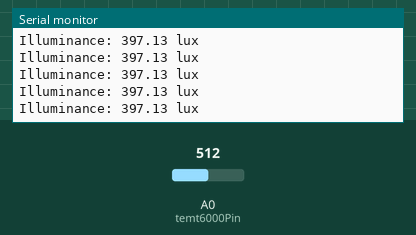
The sketch below on a simulated Arduino Uno, built with avr-gcc and run on an emulated ATmega328P. On the bench: the last lines printed to the serial monitor. Inputs (shaded band) come from the test bench; at power-on: A0 (temt6000Pin) = 512.

Above: at 1.2 s.
1.3 s: A0 (temt6000Pin) set to 716
At 1.32 s:
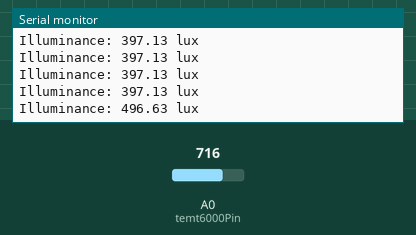
2.8 s: A0 (temt6000Pin) set to 900
At 2.84 s:
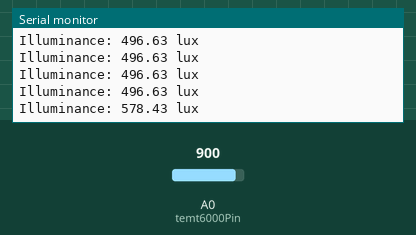
Timing chart, 0 to 5.8 s (numbered marks = the images above; inputs shaded):
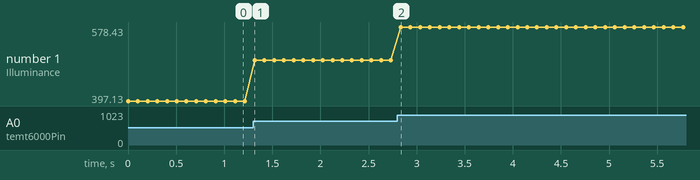

Measured:
- after the input at 1.3 s, the serial monitor: prints a new line at once (image 1)
- after the input at 2.8 s, the serial monitor: prints a new line at once (image 2)
- plotted number 1: 397.13 → 496.63 after the input at 1.3 s, 496.63 → 578.43 after the input at 2.8 s

The sketch:

TEMT6000.ino
```cpp
// Partha Pratim Ray
// Date: 21 August, 2023


const int temt6000Pin = A0;
const float referenceVoltage = 5.0;  // Adjust this to 3.3 if you're using 3.3V
const float resistorValue = 10000.0;  // 10k ohms (from our earlier discussion)

void setup() {
  Serial.begin(115200);  // Set baud rate to 115200 for faster communication
  pinMode(temt6000Pin, INPUT);
}

void loop() {
  float illuminance = readIlluminance();
  Serial.print("Illuminance: ");
  Serial.print(illuminance);
  Serial.println(" lux");
  delay(100);  // Reduced delay to 100ms
}

float readIlluminance() {
  int analogValue = analogRead(temt6000Pin);
  float voltage = (analogValue * referenceVoltage) / 1023.0;
  float currentInMicroA = voltage / resistorValue * 1E6;  // Convert voltage to current in µA

  // Calculate illuminance using the power-law relationship
  float k = 0.03162;  // Proportionality constant
  float m = 1.5;      // Exponent from the log-log plot
  float illuminance = pow(currentInMicroA / k, 1/m);

  // Ensure values are within the 10 to 1000 lux range
  illuminance = constrain(illuminance, 10, 1000);

  return illuminance;
}
```
